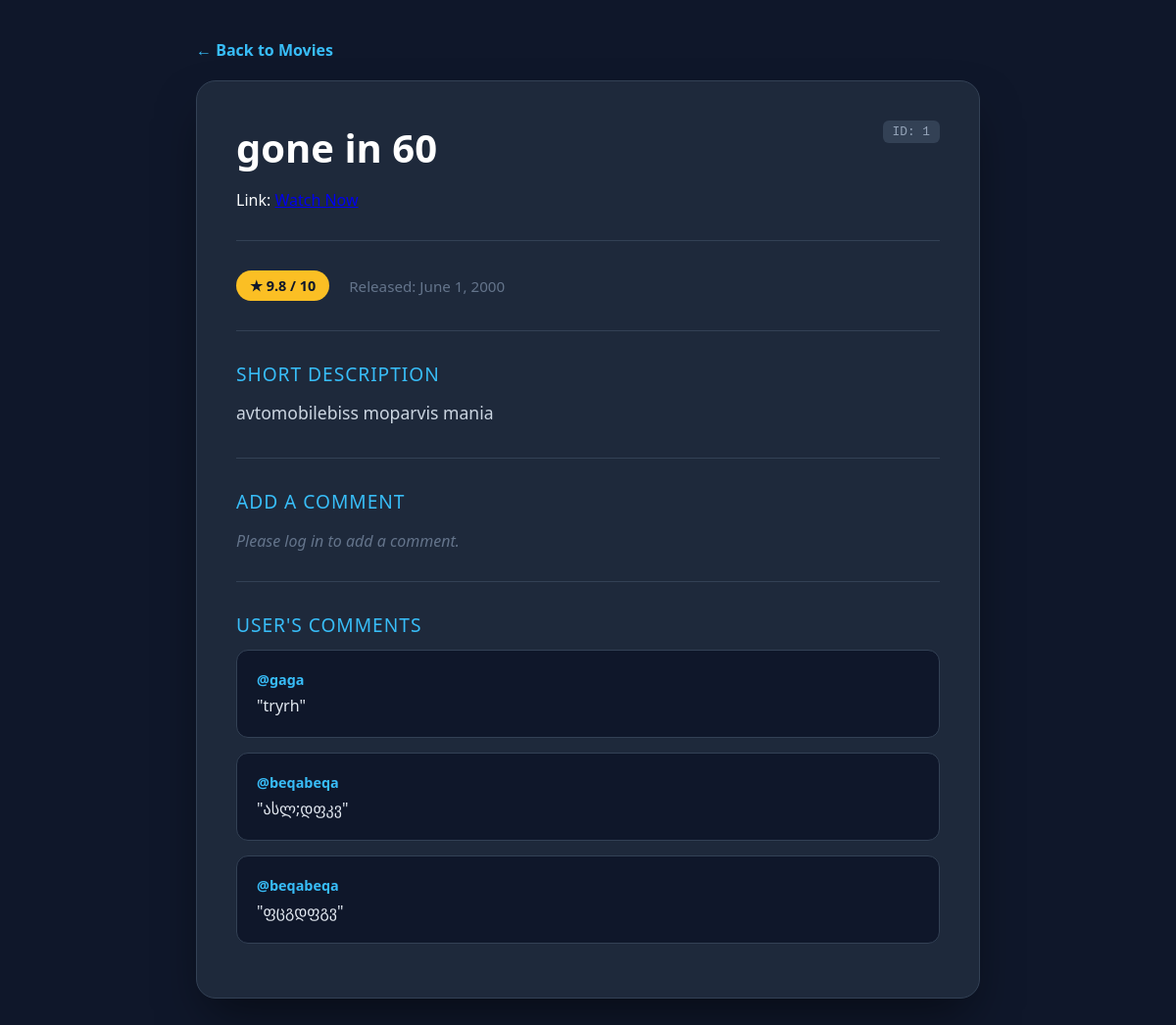
/product/1/, run on an earlier commit of the app's database.
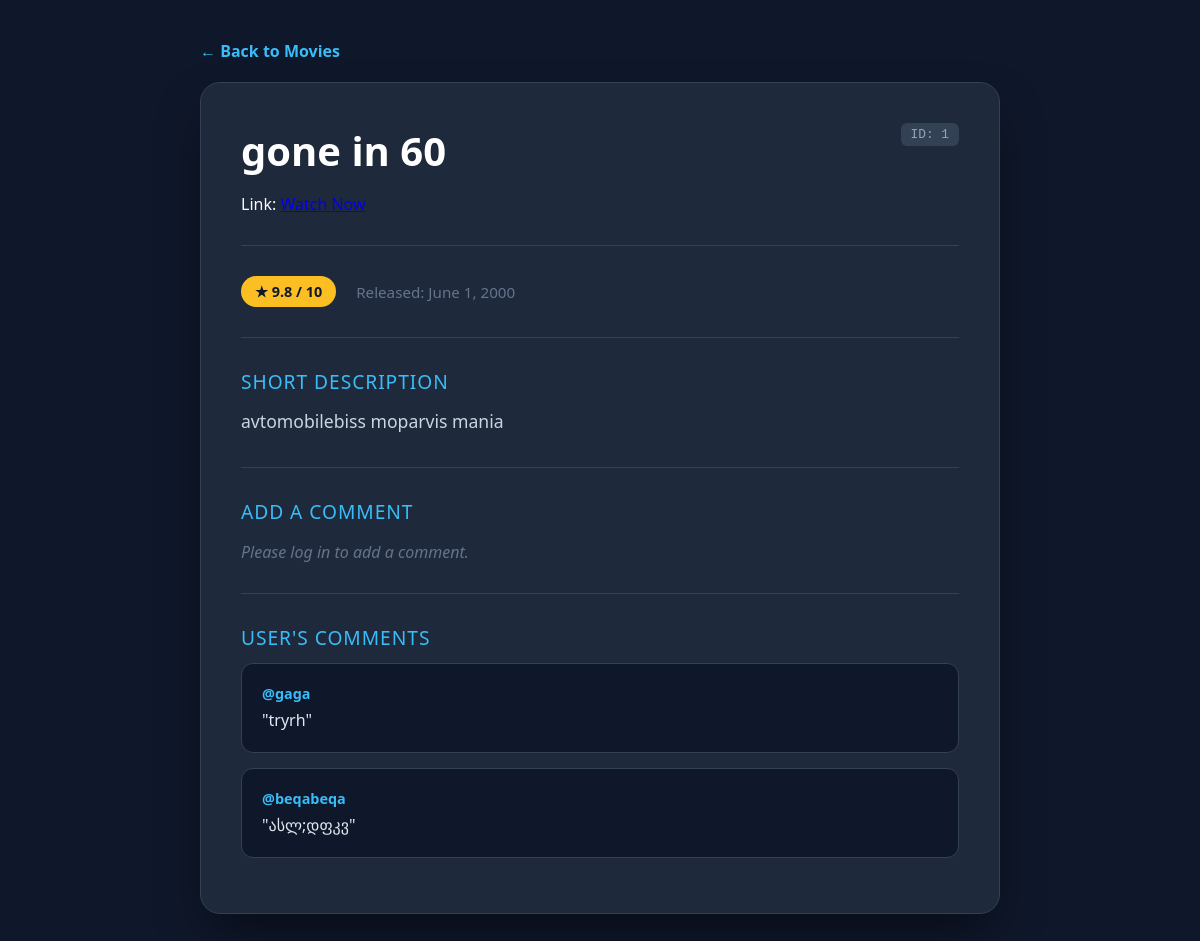
And on a later commit of the database.
### core/models.py (models this page shows, shortened)
class Comment(models.Model):
    film = models.ForeignKey('Films', on_delete=models.CASCADE, related_name='comments')
    author = models.ForeignKey(User, on_delete=models.CASCADE)
    text = models.TextField()
    created_at = models.DateTimeField(auto_now_add=True)

### core/views.py (the view, shortened to what this page needs)
# urls.py: path('product/<int:pk>/', product_view, name='product_detail'),
def product_view(request, pk):
    product = get_object_or_404(Films, pk=pk)
    comments = product.comments.all().order_by('-created_at')
    return render(
        request,
        'product_detail.html',
        {
            "pk": pk,
            "product": product,
            "comments": comments
        }
    )

### core/templates/product_detail.html (shortened to what this page needs)
{% load static %}
{% load static %}
<!DOCTYPE html>
<html lang="en">
<head>
</head>
<body>
    <div class="detail-wrapper">
        <a href="/" class="back-link">← Back to Movies</a>
        <div class="movie-detail-card">
            <span class="movie-id-badge">ID: {{ pk }}</span>
            <h1 class="movie-title">{{ product.title }}</h1>
            <span>Link: <a href="{{ product.link }}" target="_blank" rel="noopener noreferrer">Watch Now</a></span>
            <hr>
            <div class="movie-meta">
                <span class="movie-rating">★ {{ product.rate }} / 10</span>
                <span class="release-date">Released: {{ product.release_date }}</span>
            </div>
            <hr>
            <div class="section-title">Short Description</div>
            <p class="movie-description">{{ product.description }}</p>
            <hr>
            <div class="section-title">Add a Comment</div>
            {% if request.user.is_authenticated %}
                <form method="POST" class="comment-form">
                    {% csrf_token %}
                    <textarea name="comment_text" rows="3" placeholder="Share your thoughts on this film..." required></textarea>
                    <button type="submit" class="submit-btn">Post Comment</button>
                </form>
            {% else %}
                <p class="login-prompt">Please log in to add a comment.</p>
            {% endif %}
            <hr>
            <div class="section-title">User's Comments</div>
            <div class="comments-container">
                {% if comments %}
                    {% for comment in comments %}
                        <div class="comment-item">
                            <div>
                                <div class="comment-author">@{{ comment.author.username }}</div>
                                <div class="comment-text">"{{ comment.text }}"</div>
                            </div>
                        </div>
                    {% endfor %}
                {% else %}
                    <span style="color: #64748b;">No comments yet for this film. Be the first!</span>
                {% endif %}
            </div>
        </div>
    </div>
</body>
</html>

What changed in the data, as far as the page shows it:
removed Comment: author.username "beqabeqa", text "ფცგდფგვ"
